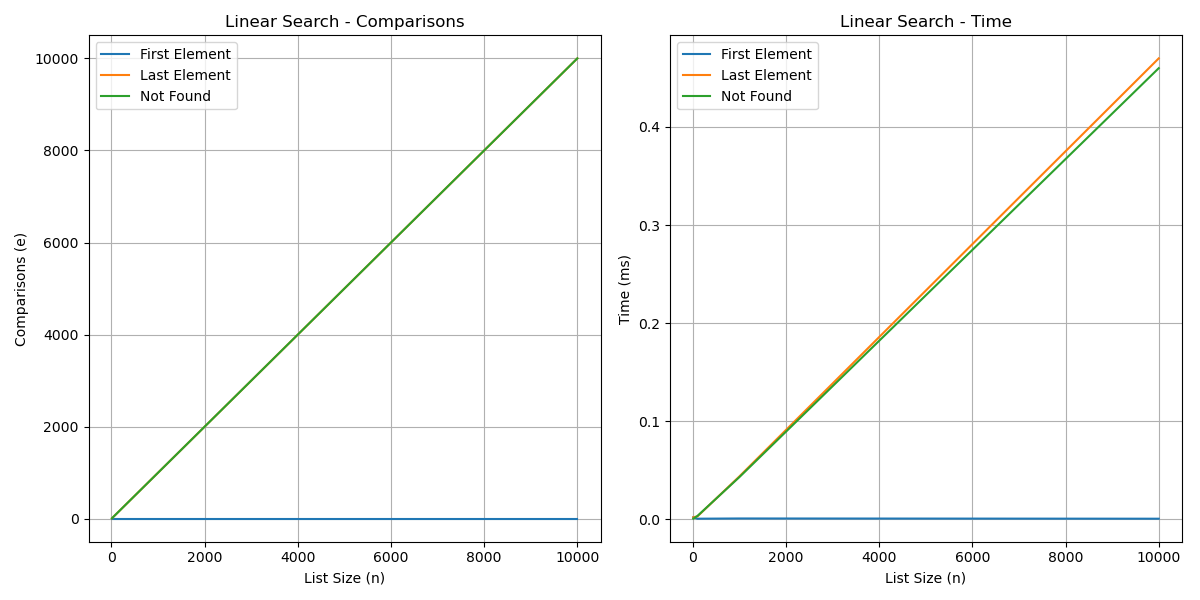

Source code (Python):
import random
import time

import matplotlib.pyplot as plt


# Function to generate a list of n random numbers
def generate_list(n):
    return [random.randint(1, 100000) for _ in range(n)]


# Linear Search Algorithm
def linear_search(A, x):
    comparisons = 0
    for i in range(len(A)):
        comparisons += 1
        if A[i] == x:
            return i, comparisons
    return -1, comparisons


# Function to measure time and comparisons
def measure_performance(A, x):
    start_time = time.time()
    index, comparisons = linear_search(A, x)
    end_time = time.time()
    return comparisons, (end_time - start_time) * 1000  # Convert to milliseconds


# Main function to run the experiments
def run_experiments():
    sizes = [10, 100, 1000, 10000]
    results = {
        "e_first": [],
        "e_last": [],
        "e_not_found": [],
        "t_first": [],
        "t_last": [],
        "t_not_found": [],
    }

    for n in sizes:
        A = generate_list(n)

        # Case 1: x is the first element
        e_first, t_first = measure_performance(A, A[0])
        results["e_first"].append(e_first)
        results["t_first"].append(t_first)

        # Case 2: x is the last element
        e_last, t_last = measure_performance(A, A[-1])
        results["e_last"].append(e_last)
        results["t_last"].append(t_last)

        # Case 3: x is not in the list
        e_not_found, t_not_found = measure_performance(A, -1)
        results["e_not_found"].append(e_not_found)
        results["t_not_found"].append(t_not_found)

    return results, sizes


# Function to plot results
def plot_results(results, sizes):
    plt.figure(figsize=(12, 6))

    # Plot comparisons
    plt.subplot(1, 2, 1)
    plt.plot(sizes, results["e_first"], label="First Element")
    plt.plot(sizes, results["e_last"], label="Last Element")
    plt.plot(sizes, results["e_not_found"], label="Not Found")
    plt.xlabel("List Size (n)")
    plt.ylabel("Comparisons (e)")
    plt.title("Linear Search - Comparisons")
    plt.legend()
    plt.grid()

    # Plot time
    plt.subplot(1, 2, 2)
    plt.plot(sizes, results["t_first"], label="First Element")
    plt.plot(sizes, results["t_last"], label="Last Element")
    plt.plot(sizes, results["t_not_found"], label="Not Found")
    plt.xlabel("List Size (n)")
    plt.ylabel("Time (ms)")
    plt.title("Linear Search - Time")
    plt.legend()
    plt.grid()

    plt.tight_layout()
    plt.show()


# Run experiments and plot results
results, sizes = run_experiments()
plot_results(results, sizes)

# Print results in table format
print("Linear Search Results")
print(f"{'n':<10}{'e_first':<15}{'e_last':<15}{'e_not_found':<15}")
for i, n in enumerate(sizes):
    print(
        f"{n:<10}{results['e_first'][i]:<15}{results['e_last'][i]:<15}{results['e_not_found'][i]:<15}"
    )

print(f"\n{'n':<10}{'t_first':<15}{'t_last':<15}{'t_not_found':<15}")
for i, n in enumerate(sizes):
    print(
        f"{n:<10}{results['t_first'][i]:<15.4f}{results['t_last'][i]:<15.4f}{results['t_not_found'][i]:<15.4f}"
    )
